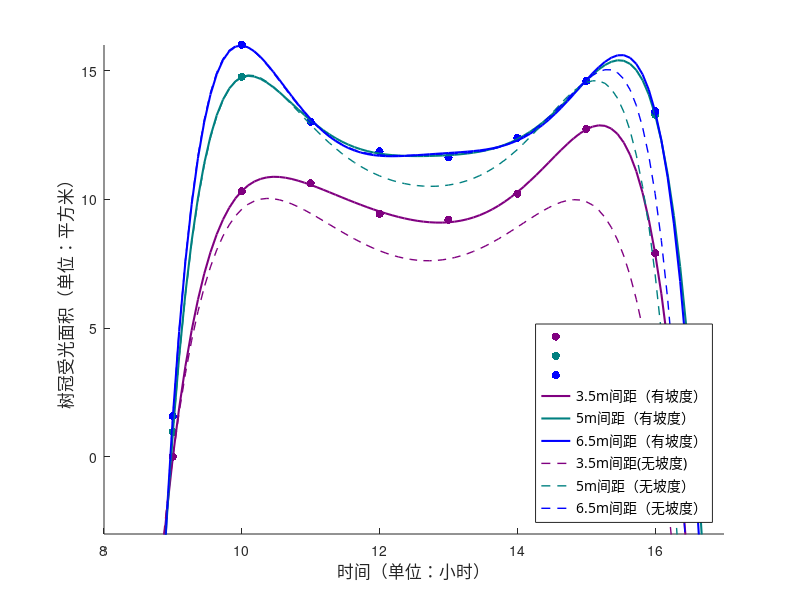

MATLAB code for this plot:
y1 = [
0.0068002
10.3097
10.622
9.438
9.2057
10.2259
12.7375
7.9064
] ;
y2 = [
0.96758
14.7647
13.0191
11.8685
11.6315
12.3926
14.5989
13.2969
];
y3 = [1.5723
16.0132
13.0191
11.8685
11.6315
12.3926
14.5989
13.4217
];

y11=[
0
9.6175
9.4585
8.0014
7.6944
8.9229
9.9125
2.1648]';
y21=[0.96758
14.7647
12.9061
10.912
10.5601
11.9382
14.5328
7.0898]';
y31=[1.5723
16.0132
13.0191
11.8685
11.6315
12.3926
14.5989
10.2338]';

%y4 = [
%] * 0.04;
x = [8 9 10 11 12 13 14 15 16 17];
x2=[9 10 11 12 13 14 15 16];


y1=y1';y2=y2';y3=y3';

%y4=y4';

% 设置多项式阶数
n = 6;

% 进行四条曲线的曲线拟合
p1 = polyfit(x2, y1, n);
p2 = polyfit(x2, y2, n);
p3 = polyfit(x2, y3, n);
p4 = polyfit(x2, y11, n);
p5 = polyfit(x2, y21, n);
p6 = polyfit(x2, y31, n);
%p4 = polyfit(x2, y4, n);

% 生成一系列 x 值
x_fit = linspace(min(x), max(x), 100);

% 计算四条拟合曲线对应的 y 值
y_fit1 = polyval(p1, x_fit);
y_fit2 = polyval(p2, x_fit);
y_fit3 = polyval(p3, x_fit);
y_fit4 = polyval(p4, x_fit);
y_fit5 = polyval(p5, x_fit);
y_fit6 = polyval(p6, x_fit);
%y_fit4 = polyval(p4, x_fit);

% 绘制原始数据和拟合曲线
figure;
hold on;
scatter(x2, y1, 'o','filled','MarkerFaceColor',[0.5,0,0.5]);
scatter(x2, y2, 'o', 'filled','MarkerFaceColor',[0,0.5,0.5]);
scatter(x2, y3, 'o', 'filled','MarkerFaceColor','b');
%scatter(x2, y4, 'o', 'filled','MarkerFaceColor',[0.5,0,0.5]);
plot(x_fit, y_fit1,'color',[0.5,0,0.5],'LineWidth',1.5);
plot(x_fit, y_fit2,'color',[0,0.5,0.5],'LineWidth',1.5);
plot(x_fit, y_fit3,'color','b','LineWidth',1.5);
plot(x_fit, y_fit4,'color',[0.5,0,0.5],'LineWidth',1,'LineStyle','--');
plot(x_fit, y_fit5,'color',[0,0.5,0.5],'LineWidth',1,'LineStyle','--');
plot(x_fit, y_fit6,'color','b','LineWidth',1,'LineStyle','--');
%plot(x_fit, y_fit4,'color',[0.5,0,0.5],'LineWidth',1.5);
hold off;
xlabel('时间（单位：小时）','FontSize',12,'FontName','宋体');
ylim([-3 16]);
xlim([8 17])
ylabel('树冠受光面积（单位：平方米）','FontSize',12,'FontName','宋体');
legend('','','', '3.5m间距（有坡度）', '5m间距（有坡度）', '6.5m间距（有坡度）', '3.5m间距(无坡度)', '5m间距（无坡度）', '6.5m间距（无坡度）','FontSize',10,'FontName','宋体','Location','southeast');